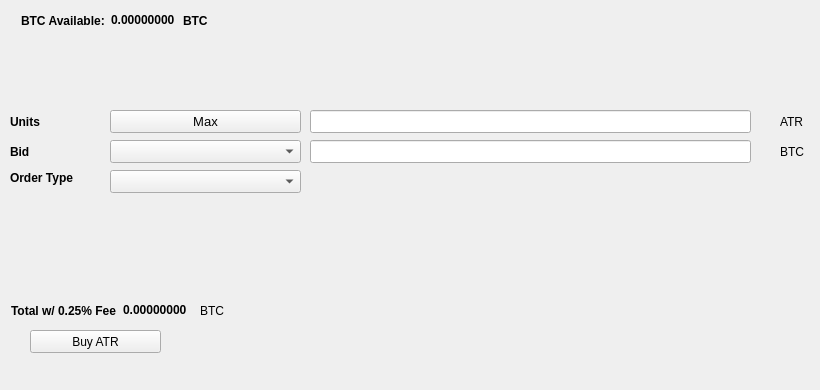
   <widget class="QWidget" name="BuyTab">
    <attribute name="title">
     <string>Buy</string>
    </attribute>
    <widget class="QPushButton" name="BuyATR">
     <property name="geometry">
      <rect>
       <x>30</x>
       <y>330</y>
       <width>131</width>
       <height>23</height>
      </rect>
     </property>
     <property name="text">
      <string>Buy ATR</string>
     </property>
     <property name="icon">
      <iconset resource="../Altair.qrc">
       <normaloff>:/icons/bitcoin</normaloff>:/icons/bitcoin</iconset>
     </property>
    </widget>
    <widget class="QLabel" name="label_3">
     <property name="geometry">
      <rect>
       <x>10</x>
       <y>110</y>
       <width>46</width>
       <height>23</height>
      </rect>
     </property>
     <property name="font">
      <font>
       <weight>75</weight>
       <bold>true</bold>
      </font>
     </property>
     <property name="text">
      <string>Units</string>
     </property>
    </widget>
    <widget class="QLineEdit" name="UnitsInput">
     <property name="geometry">
      <rect>
       <x>310</x>
       <y>110</y>
       <width>441</width>
       <height>23</height>
      </rect>
     </property>
     <property name="font">
      <font>
       <pointsize>9</pointsize>
       <weight>75</weight>
       <bold>true</bold>
      </font>
     </property>
    </widget>
    <widget class="QLineEdit" name="BuyBidPriceEdit">
     <property name="geometry">
      <rect>
       <x>310</x>
       <y>140</y>
       <width>441</width>
       <height>23</height>
      </rect>
     </property>
     <property name="font">
      <font>
       <pointsize>9</pointsize>
       <weight>75</weight>
       <bold>true</bold>
      </font>
     </property>
    </widget>
    <widget class="QLabel" name="label_4">
     <property name="geometry">
      <rect>
       <x>780</x>
       <y>110</y>
       <width>31</width>
       <height>23</height>
      </rect>
     </property>
     <property name="text">
      <string>ATR</string>
     </property>
    </widget>
    <widget class="QLabel" name="label_5">
     <property name="geometry">
      <rect>
       <x>780</x>
       <y>140</y>
       <width>31</width>
       <height>23</height>
      </rect>
     </property>
     <property name="text">
      <string>BTC</string>
     </property>
    </widget>
    <widget class="QLabel" name="label_6">
     <property name="geometry">
      <rect>
       <x>10</x>
       <y>140</y>
       <width>46</width>
       <height>23</height>
      </rect>
     </property>
     <property name="font">
      <font>
       <weight>75</weight>
       <bold>true</bold>
      </font>
     </property>
     <property name="text">
      <string>Bid</string>
     </property>
    </widget>
    <widget class="QLabel" name="label_7">
     <property name="geometry">
      <rect>
       <x>10</x>
       <y>170</y>
       <width>91</width>
       <height>16</height>
      </rect>
     </property>
     <property name="font">
      <font>
       <weight>75</weight>
       <bold>true</bold>
      </font>
     </property>
     <property name="text">
      <string>Order Type</string>
     </property>
    </widget>
    <widget class="QPushButton" name="Buy_Max_Amount">
     <property name="geometry">
      <rect>
       <x>110</x>
       <y>110</y>
       <width>191</width>
       <height>23</height>
      </rect>
     </property>
     <property name="font">
      <font>
       <pointsize>10</pointsize>
      </font>
     </property>
     <property name="text">
      <string>Max</string>
     </property>
    </widget>
    <widget class="QComboBox" name="BuyBidcomboBox">
     <property name="geometry">
      <rect>
       <x>110</x>
       <y>140</y>
       <width>191</width>
       <height>23</height>
      </rect>
     </property>
     <property name="font">
      <font>
       <pointsize>10</pointsize>
      </font>
     </property>
    </widget>
    <widget class="QComboBox" name="buyOrdertypeCombo">
     <property name="geometry">
      <rect>
       <x>110</x>
       <y>170</y>
       <width>191</width>
       <height>23</height>
      </rect>
     </property>
     <property name="font">
      <font>
       <pointsize>10</pointsize>
      </font>
     </property>
    </widget>
    <widget class="QWidget" name="layoutWidget1">
     <property name="geometry">
      <rect>
       <x>21</x>
       <y>11</y>
       <width>227</width>
       <height>19</height>
      </rect>
     </property>
     <layout class="QHBoxLayout" name="horizontalLayout_3">
      <item>
       <widget class="QLabel" name="label232">
        <property name="font">
         <font>
          <weight>75</weight>
          <bold>true</bold>
         </font>
        </property>
        <property name="text">
         <string>BTC Available:</string>
        </property>
       </widget>
      </item>
      <item>
       <widget class="QLabel" name="BtcAvailableLbl">
        <property name="palette">
         <palette>
          <active>
           <colorrole role="WindowText">
            <brush brushstyle="SolidPattern">
             <color alpha="255">
              <red>0</red>
              <green>0</green>
              <blue>0</blue>
             </color>
            </brush>
           </colorrole>
           <colorrole role="Button">
            <brush brushstyle="SolidPattern">
             <color alpha="255">
              <red>0</red>
              <green>170</green>
              <blue>0</blue>
             </color>
            </brush>
           </colorrole>
           <colorrole role="Light">
            <brush brushstyle="SolidPattern">
             <color alpha="255">
              <red>0</red>
              <green>255</green>
              <blue>0</blue>
             </color>
            </brush>
           </colorrole>
           <colorrole role="Midlight">
            <brush brushstyle="SolidPattern">
             <color alpha="255">
              <red>0</red>
              <green>212</green>
              <blue>0</blue>
             </color>
            </brush>
           </colorrole>
           <colorrole role="Dark">
            <brush brushstyle="SolidPattern">
             <color alpha="255">
              <red>0</red>
              <green>85</green>
              <blue>0</blue>
             </color>
            </brush>
           </colorrole>
           <colorrole role="Mid">
            <brush brushstyle="SolidPattern">
             <color alpha="255">
              <red>0</red>
              <green>113</green>
              <blue>0</blue>
             </color>
            </brush>
           </colorrole>
           <colorrole role="Text">
            <brush brushstyle="SolidPattern">
             <color alpha="255">
              <red>0</red>
              <green>170</green>
              <blue>0</blue>
             </color>
            </brush>
           </colorrole>
           <colorrole role="BrightText">
            <brush brushstyle="SolidPattern">
             <color alpha="255">
              <red>255</red>
              <green>255</green>
              <blue>255</blue>
             </color>
            </brush>
           </colorrole>
           <colorrole role="ButtonText">
            <brush brushstyle="SolidPattern">
             <color alpha="255">
              <red>0</red>
              <green>0</green>
              <blue>0</blue>
             </color>
            </brush>
           </colorrole>
           <colorrole role="Base">
            <brush brushstyle="SolidPattern">
             <color alpha="255">
              <red>255</red>
              <green>255</green>
              <blue>255</blue>
             </color>
            </brush>
           </colorrole>
           <colorrole role="Window">
            <brush brushstyle="SolidPattern">
             <color alpha="255">
              <red>0</red>
              <green>170</green>
              <blue>0</blue>
             </color>
            </brush>
           </colorrole>
           <colorrole role="Shadow">
            <brush brushstyle="SolidPattern">
             <color alpha="255">
              <red>0</red>
              <green>0</green>
              <blue>0</blue>
             </color>
            </brush>
           </colorrole>
           <colorrole role="AlternateBase">
            <brush brushstyle="SolidPattern">
             <color alpha="255">
              <red>127</red>
              <green>212</green>
              <blue>127</blue>
             </color>
            </brush>
           </colorrole>
           <colorrole role="ToolTipBase">
            <brush brushstyle="SolidPattern">
             <color alpha="255">
              <red>255</red>
              <green>255</green>
              <blue>220</blue>
             </color>
            </brush>
           </colorrole>
           <colorrole role="ToolTipText">
            <brush brushstyle="SolidPattern">
             <color alpha="255">
              <red>0</red>
              <green>0</green>
              <blue>0</blue>
             </color>
            </brush>
           </colorrole>
          </active>
          <inactive>
           <colorrole role="WindowText">
            <brush brushstyle="SolidPattern">
             <color alpha="255">
              <red>0</red>
              <green>0</green>
              <blue>0</blue>
             </color>
            </brush>
           </colorrole>
           <colorrole role="Button">
            <brush brushstyle="SolidPattern">
             <color alpha="255">
              <red>0</red>
              <green>170</green>
              <blue>0</blue>
             </color>
            </brush>
           </colorrole>
           <colorrole role="Light">
            <brush brushstyle="SolidPattern">
             <color alpha="255">
              <red>0</red>
              <green>255</green>
              <blue>0</blue>
             </color>
            </brush>
           </colorrole>
           <colorrole role="Midlight">
            <brush brushstyle="SolidPattern">
             <color alpha="255">
              <red>0</red>
              <green>212</green>
              <blue>0</blue>
             </color>
            </brush>
           </colorrole>
           <colorrole role="Dark">
            <brush brushstyle="SolidPattern">
             <color alpha="255">
              <red>0</red>
              <green>85</green>
              <blue>0</blue>
             </color>
            </brush>
           </colorrole>
           <colorrole role="Mid">
            <brush brushstyle="SolidPattern">
             <color alpha="255">
              <red>0</red>
              <green>113</green>
              <blue>0</blue>
             </color>
            </brush>
           </colorrole>
           <colorrole role="Text">
            <brush brushstyle="SolidPattern">
             <color alpha="255">
              <red>0</red>
              <green>170</green>
              <blue>0</blue>
             </color>
            </brush>
           </colorrole>
           <colorrole role="BrightText">
            <brush brushstyle="SolidPattern">
             <color alpha="255">
              <red>255</red>
              <green>255</green>
              <blue>255</blue>
             </color>
            </brush>
           </colorrole>
           <colorrole role="ButtonText">
            <brush brushstyle="SolidPattern">
             <color alpha="255">
              <red>0</red>
              <green>0</green>
              <blue>0</blue>
             </color>
            </brush>
           </colorrole>
           <colorrole role="Base">
            <brush brushstyle="SolidPattern">
             <color alpha="255">
              <red>255</red>
              <green>255</green>
              <blue>255</blue>
             </color>
            </brush>
           </colorrole>
           <colorrole role="Window">
            <brush brushstyle="SolidPattern">
             <color alpha="255">
              <red>0</red>
              <green>170</green>
              <blue>0</blue>
             </color>
            </brush>
           </colorrole>
           <colorrole role="Shadow">
            <brush brushstyle="SolidPattern">
             <color alpha="255">
              <red>0</red>
              <green>0</green>
              <blue>0</blue>
             </color>
            </brush>
           </colorrole>
           <colorrole role="AlternateBase">
            <brush brushstyle="SolidPattern">
             <color alpha="255">
              <red>127</red>
              <green>212</green>
              <blue>127</blue>
             </color>
            </brush>
           </colorrole>
           <colorrole role="ToolTipBase">
            <brush brushstyle="SolidPattern">
             <color alpha="255">
              <red>255</red>
              <green>255</green>
              <blue>220</blue>
             </color>
            </brush>
           </colorrole>
           <colorrole role="ToolTipText">
            <brush brushstyle="SolidPattern">
             <color alpha="255">
              <red>0</red>
              <green>0</green>
              <blue>0</blue>
             </color>
            </brush>
           </colorrole>
          </inactive>
          <disabled>
           <colorrole role="WindowText">
            <brush brushstyle="SolidPattern">
             <color alpha="255">
              <red>0</red>
              <green>85</green>
              <blue>0</blue>
             </color>
            </brush>
           </colorrole>
           <colorrole role="Button">
            <brush brushstyle="SolidPattern">
             <color alpha="255">
              <red>0</red>
              <green>170</green>
              <blue>0</blue>
             </color>
            </brush>
           </colorrole>
           <colorrole role="Light">
            <brush brushstyle="SolidPattern">
             <color alpha="255">
              <red>0</red>
              <green>255</green>
              <blue>0</blue>
             </color>
            </brush>
           </colorrole>
           <colorrole role="Midlight">
            <brush brushstyle="SolidPattern">
             <color alpha="255">
              <red>0</red>
              <green>212</green>
              <blue>0</blue>
             </color>
            </brush>
           </colorrole>
           <colorrole role="Dark">
            <brush brushstyle="SolidPattern">
             <color alpha="255">
              <red>0</red>
              <green>85</green>
              <blue>0</blue>
             </color>
            </brush>
           </colorrole>
           <colorrole role="Mid">
            <brush brushstyle="SolidPattern">
             <color alpha="255">
              <red>0</red>
              <green>113</green>
              <blue>0</blue>
             </color>
            </brush>
           </colorrole>
           <colorrole role="Text">
            <brush brushstyle="SolidPattern">
             <color alpha="255">
              <red>0</red>
              <green>85</green>
              <blue>0</blue>
             </color>
            </brush>
           </colorrole>
           <colorrole role="BrightText">
            <brush brushstyle="SolidPattern">
             <color alpha="255">
              <red>255</red>
              <green>255</green>
              <blue>255</blue>
             </color>
            </brush>
           </colorrole>
           <colorrole role="ButtonText">
            <brush brushstyle="SolidPattern">
             <color alpha="255">
              <red>0</red>
              <green>85</green>
              <blue>0</blue>
             </color>
            </brush>
           </colorrole>
           <colorrole role="Base">
            <brush brushstyle="SolidPattern">
             <color alpha="255">
              <red>0</red>
              <green>170</green>
              <blue>0</blue>
             </color>
            </brush>
           </colorrole>
           <colorrole role="Window">
            <brush brushstyle="SolidPattern">
             <color alpha="255">
              <red>0</red>
              <green>170</green>
              <blue>0</blue>
             </color>
            </brush>
           </colorrole>
           <colorrole role="Shadow">
            <brush brushstyle="SolidPattern">
             <color alpha="255">
              <red>0</red>
              <green>0</green>
              <blue>0</blue>
             </color>
            </brush>
           </colorrole>
           <colorrole role="AlternateBase">
            <brush brushstyle="SolidPattern">
             <color alpha="255">
              <red>0</red>
              <green>170</green>
              <blue>0</blue>
             </color>
            </brush>
           </colorrole>
           <colorrole role="ToolTipBase">
            <brush brushstyle="SolidPattern">
             <color alpha="255">
              <red>255</red>
              <green>255</green>
              <blue>220</blue>
             </color>
            </brush>
           </colorrole>
           <colorrole role="ToolTipText">
            <brush brushstyle="SolidPattern">
             <color alpha="255">
              <red>0</red>
              <green>0</green>
              <blue>0</blue>
             </color>
            </brush>
           </colorrole>
          </disabled>
         </palette>
        </property>
        <property name="font">
         <font>
          <weight>75</weight>
          <bold>true</bold>
         </font>
        </property>
        <property name="text">
         <string>0.00000000</string>
        </property>
        <property name="textInteractionFlags">
         <set>Qt::LinksAccessibleByMouse|Qt::TextSelectableByKeyboard|Qt::TextSelectableByMouse</set>
        </property>
       </widget>
      </item>
      <item>
       <widget class="QLabel" name="BtcAvailableLbl_2">
        <property name="font">
         <font>
          <weight>75</weight>
          <bold>true</bold>
         </font>
        </property>
        <property name="text">
         <string>BTC</string>
        </property>
       </widget>
      </item>
     </layout>
    </widget>
    <widget class="QWidget" name="layoutWidge2">
     <property name="geometry">
      <rect>
       <x>11</x>
       <y>301</y>
       <width>259</width>
       <height>19</height>
      </rect>
     </property>
     <layout class="QHBoxLayout" name="horizontalLayout_4">
      <item>
       <widget class="QLabel" name="label_9">
        <property name="font">
         <font>
          <weight>75</weight>
          <bold>true</bold>
         </font>
        </property>
        <property name="text">
         <string>Total w/ 0.25% Fee</string>
        </property>
       </widget>
      </item>
      <item>
       <widget class="QLabel" name="BuyCostLabel">
        <property name="palette">
         <palette>
          <active>
           <colorrole role="WindowText">
            <brush brushstyle="SolidPattern">
             <color alpha="255">
              <red>0</red>
              <green>0</green>
              <blue>0</blue>
             </color>
            </brush>
           </colorrole>
           <colorrole role="Button">
            <brush brushstyle="SolidPattern">
             <color alpha="255">
              <red>0</red>
              <green>170</green>
              <blue>0</blue>
             </color>
            </brush>
           </colorrole>
           <colorrole role="Light">
            <brush brushstyle="SolidPattern">
             <color alpha="255">
              <red>0</red>
              <green>255</green>
              <blue>0</blue>
             </color>
            </brush>
           </colorrole>
           <colorrole role="Midlight">
            <brush brushstyle="SolidPattern">
             <color alpha="255">
              <red>0</red>
              <green>212</green>
              <blue>0</blue>
             </color>
            </brush>
           </colorrole>
           <colorrole role="Dark">
            <brush brushstyle="SolidPattern">
             <color alpha="255">
              <red>0</red>
              <green>85</green>
              <blue>0</blue>
             </color>
            </brush>
           </colorrole>
           <colorrole role="Mid">
            <brush brushstyle="SolidPattern">
             <color alpha="255">
              <red>0</red>
              <green>113</green>
              <blue>0</blue>
             </color>
            </brush>
           </colorrole>
           <colorrole role="Text">
            <brush brushstyle="SolidPattern">
             <color alpha="255">
              <red>0</red>
              <green>170</green>
              <blue>0</blue>
             </color>
            </brush>
           </colorrole>
           <colorrole role="BrightText">
            <brush brushstyle="SolidPattern">
             <color alpha="255">
              <red>255</red>
              <green>255</green>
              <blue>255</blue>
             </color>
            </brush>
           </colorrole>
           <colorrole role="ButtonText">
            <brush brushstyle="SolidPattern">
             <color alpha="255">
              <red>0</red>
              <green>0</green>
              <blue>0</blue>
             </color>
            </brush>
           </colorrole>
           <colorrole role="Base">
            <brush brushstyle="SolidPattern">
             <color alpha="255">
              <red>255</red>
              <green>255</green>
              <blue>255</blue>
             </color>
            </brush>
           </colorrole>
           <colorrole role="Window">
            <brush brushstyle="SolidPattern">
             <color alpha="255">
              <red>0</red>
              <green>170</green>
              <blue>0</blue>
             </color>
            </brush>
           </colorrole>
           <colorrole role="Shadow">
            <brush brushstyle="SolidPattern">
             <color alpha="255">
              <red>0</red>
              <green>0</green>
              <blue>0</blue>
             </color>
            </brush>
           </colorrole>
           <colorrole role="AlternateBase">
            <brush brushstyle="SolidPattern">
             <color alpha="255">
              <red>127</red>
              <green>212</green>
              <blue>127</blue>
             </color>
            </brush>
           </colorrole>
           <colorrole role="ToolTipBase">
            <brush brushstyle="SolidPattern">
             <color alpha="255">
              <red>255</red>
              <green>255</green>
              <blue>220</blue>
             </color>
            </brush>
           </colorrole>
           <colorrole role="ToolTipText">
            <brush brushstyle="SolidPattern">
             <color alpha="255">
              <red>0</red>
              <green>0</green>
              <blue>0</blue>
             </color>
            </brush>
           </colorrole>
          </active>
          <inactive>
           <colorrole role="WindowText">
            <brush brushstyle="SolidPattern">
             <color alpha="255">
              <red>0</red>
              <green>0</green>
              <blue>0</blue>
             </color>
            </brush>
           </colorrole>
           <colorrole role="Button">
            <brush brushstyle="SolidPattern">
             <color alpha="255">
              <red>0</red>
              <green>170</green>
              <blue>0</blue>
             </color>
            </brush>
           </colorrole>
           <colorrole role="Light">
            <brush brushstyle="SolidPattern">
             <color alpha="255">
              <red>0</red>
              <green>255</green>
              <blue>0</blue>
             </color>
            </brush>
           </colorrole>
           <colorrole role="Midlight">
            <brush brushstyle="SolidPattern">
             <color alpha="255">
              <red>0</red>
              <green>212</green>
              <blue>0</blue>
             </color>
            </brush>
           </colorrole>
           <colorrole role="Dark">
            <brush brushstyle="SolidPattern">
             <color alpha="255">
              <red>0</red>
              <green>85</green>
              <blue>0</blue>
             </color>
            </brush>
           </colorrole>
           <colorrole role="Mid">
            <brush brushstyle="SolidPattern">
             <color alpha="255">
              <red>0</red>
              <green>113</green>
              <blue>0</blue>
             </color>
            </brush>
           </colorrole>
           <colorrole role="Text">
            <brush brushstyle="SolidPattern">
             <color alpha="255">
              <red>0</red>
              <green>170</green>
              <blue>0</blue>
             </color>
            </brush>
           </colorrole>
           <colorrole role="BrightText">
            <brush brushstyle="SolidPattern">
             <color alpha="255">
              <red>255</red>
              <green>255</green>
              <blue>255</blue>
             </color>
            </brush>
           </colorrole>
           <colorrole role="ButtonText">
            <brush brushstyle="SolidPattern">
             <color alpha="255">
              <red>0</red>
              <green>0</green>
              <blue>0</blue>
             </color>
            </brush>
           </colorrole>
           <colorrole role="Base">
            <brush brushstyle="SolidPattern">
             <color alpha="255">
              <red>255</red>
              <green>255</green>
              <blue>255</blue>
             </color>
            </brush>
           </colorrole>
           <colorrole role="Window">
            <brush brushstyle="SolidPattern">
             <color alpha="255">
              <red>0</red>
              <green>170</green>
              <blue>0</blue>
             </color>
            </brush>
           </colorrole>
           <colorrole role="Shadow">
            <brush brushstyle="SolidPattern">
             <color alpha="255">
              <red>0</red>
              <green>0</green>
              <blue>0</blue>
             </color>
            </brush>
           </colorrole>
           <colorrole role="AlternateBase">
            <brush brushstyle="SolidPattern">
             <color alpha="255">
              <red>127</red>
              <green>212</green>
              <blue>127</blue>
             </color>
            </brush>
           </colorrole>
           <colorrole role="ToolTipBase">
            <brush brushstyle="SolidPattern">
             <color alpha="255">
              <red>255</red>
              <green>255</green>
              <blue>220</blue>
             </color>
            </brush>
           </colorrole>
           <colorrole role="ToolTipText">
            <brush brushstyle="SolidPattern">
             <color alpha="255">
              <red>0</red>
              <green>0</green>
              <blue>0</blue>
             </color>
            </brush>
           </colorrole>
          </inactive>
          <disabled>
           <colorrole role="WindowText">
            <brush brushstyle="SolidPattern">
             <color alpha="255">
              <red>0</red>
              <green>85</green>
              <blue>0</blue>
             </color>
            </brush>
           </colorrole>
           <colorrole role="Button">
            <brush brushstyle="SolidPattern">
             <color alpha="255">
              <red>0</red>
              <green>170</green>
              <blue>0</blue>
             </color>
            </brush>
           </colorrole>
           <colorrole role="Light">
            <brush brushstyle="SolidPattern">
             <color alpha="255">
              <red>0</red>
              <green>255</green>
              <blue>0</blue>
             </color>
            </brush>
           </colorrole>
           <colorrole role="Midlight">
            <brush brushstyle="SolidPattern">
             <color alpha="255">
              <red>0</red>
              <green>212</green>
              <blue>0</blue>
             </color>
            </brush>
           </colorrole>
           <colorrole role="Dark">
            <brush brushstyle="SolidPattern">
             <color alpha="255">
              <red>0</red>
              <green>85</green>
              <blue>0</blue>
             </color>
            </brush>
           </colorrole>
           <colorrole role="Mid">
            <brush brushstyle="SolidPattern">
             <color alpha="255">
              <red>0</red>
              <green>113</green>
              <blue>0</blue>
             </color>
            </brush>
           </colorrole>
           <colorrole role="Text">
            <brush brushstyle="SolidPattern">
             <color alpha="255">
              <red>0</red>
              <green>85</green>
              <blue>0</blue>
             </color>
            </brush>
           </colorrole>
           <colorrole role="BrightText">
            <brush brushstyle="SolidPattern">
             <color alpha="255">
              <red>255</red>
              <green>255</green>
              <blue>255</blue>
             </color>
            </brush>
           </colorrole>
           <colorrole role="ButtonText">
            <brush brushstyle="SolidPattern">
             <color alpha="255">
              <red>0</red>
              <green>85</green>
              <blue>0</blue>
             </color>
            </brush>
           </colorrole>
           <colorrole role="Base">
            <brush brushstyle="SolidPattern">
             <color alpha="255">
              <red>0</red>
              <green>170</green>
              <blue>0</blue>
             </color>
            </brush>
           </colorrole>
           <colorrole role="Window">
            <brush brushstyle="SolidPattern">
             <color alpha="255">
              <red>0</red>
              <green>170</green>
              <blue>0</blue>
             </color>
            </brush>
           </colorrole>
           <colorrole role="Shadow">
            <brush brushstyle="SolidPattern">
             <color alpha="255">
              <red>0</red>
              <green>0</green>
              <blue>0</blue>
             </color>
            </brush>
           </colorrole>
           <colorrole role="AlternateBase">
            <brush brushstyle="SolidPattern">
             <color alpha="255">
              <red>0</red>
              <green>170</green>
              <blue>0</blue>
             </color>
            </brush>
           </colorrole>
           <colorrole role="ToolTipBase">
            <brush brushstyle="SolidPattern">
             <color alpha="255">
              <red>255</red>
              <green>255</green>
              <blue>220</blue>
             </color>
            </brush>
           </colorrole>
           <colorrole role="ToolTipText">
            <brush brushstyle="SolidPattern">
             <color alpha="255">
              <red>0</red>
              <green>0</green>
              <blue>0</blue>
             </color>
            </brush>
           </colorrole>
          </disabled>
         </palette>
        </property>
        <property name="font">
         <font>
          <weight>75</weight>
          <bold>true</bold>
         </font>
        </property>
        <property name="autoFillBackground">
         <bool>false</bool>
        </property>
        <property name="text">
         <string>0.00000000</string>
        </property>
        <property name="textInteractionFlags">
         <set>Qt::LinksAccessibleByMouse|Qt::TextSelectableByMouse</set>
        </property>
       </widget>
      </item>
      <item>
       <widget class="QLabel" name="label_10">
        <property name="font">
         <font>
          <weight>50</weight>
          <bold>false</bold>
         </font>
        </property>
        <property name="text">
         <string>BTC</string>
        </property>
       </widget>
      </item>
     </layout>
    </widget>
    <widget class="QLabel" name="label_24">
     <property name="geometry">
      <rect>
       <x>460</x>
       <y>300</y>
       <width>281</width>
       <height>81</height>
      </rect>
     </property>
     <property name="text">
      <string/>
     </property>
     <property name="pixmap">
      <pixmap>:/images/bittrex</pixmap>
     </property>
    </widget>
   </widget>
